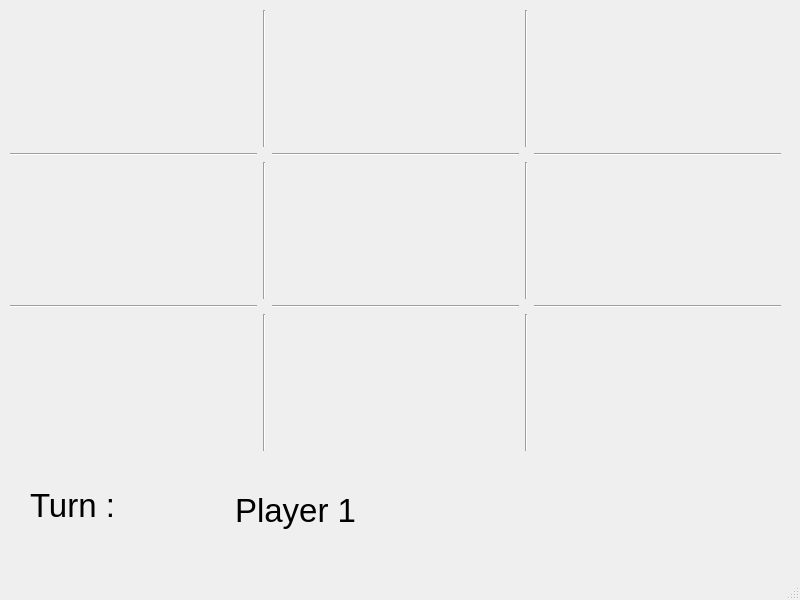
<?xml version="1.0" encoding="UTF-8"?>
<ui version="4.0">
 <class>TicTacToe</class>
 <widget class="QMainWindow" name="TicTacToe">
  <property name="geometry">
   <rect>
    <x>0</x>
    <y>0</y>
    <width>800</width>
    <height>600</height>
   </rect>
  </property>
  <property name="windowTitle">
   <string>TicTacToe</string>
  </property>
  <widget class="QWidget" name="centralwidget">
   <widget class="QWidget" name="gridLayoutWidget">
    <property name="geometry">
     <rect>
      <x>10</x>
      <y>10</y>
      <width>771</width>
      <height>441</height>
     </rect>
    </property>
    <layout class="QGridLayout" name="gridLayout">
     <item row="3" column="2">
      <widget class="Line" name="line_2">
       <property name="orientation">
        <enum>Qt::Horizontal</enum>
       </property>
      </widget>
     </item>
     <item row="1" column="4">
      <widget class="Line" name="line_6">
       <property name="orientation">
        <enum>Qt::Horizontal</enum>
       </property>
      </widget>
     </item>
     <item row="4" column="4">
      <widget class="QPushButton" name="pushButton_9">
       <property name="sizePolicy">
        <sizepolicy hsizetype="Expanding" vsizetype="Expanding">
         <horstretch>0</horstretch>
         <verstretch>0</verstretch>
        </sizepolicy>
       </property>
       <property name="font">
        <font>
         <pointsize>60</pointsize>
        </font>
       </property>
       <property name="text">
        <string/>
       </property>
       <property name="flat">
        <bool>true</bool>
       </property>
      </widget>
     </item>
     <item row="4" column="2">
      <widget class="QPushButton" name="pushButton_3">
       <property name="sizePolicy">
        <sizepolicy hsizetype="Expanding" vsizetype="Expanding">
         <horstretch>0</horstretch>
         <verstretch>0</verstretch>
        </sizepolicy>
       </property>
       <property name="font">
        <font>
         <pointsize>60</pointsize>
        </font>
       </property>
       <property name="text">
        <string/>
       </property>
       <property name="flat">
        <bool>true</bool>
       </property>
      </widget>
     </item>
     <item row="3" column="0">
      <widget class="Line" name="line">
       <property name="orientation">
        <enum>Qt::Horizontal</enum>
       </property>
      </widget>
     </item>
     <item row="0" column="1">
      <widget class="Line" name="line_9">
       <property name="orientation">
        <enum>Qt::Vertical</enum>
       </property>
      </widget>
     </item>
     <item row="4" column="0">
      <widget class="QPushButton" name="pushButton_6">
       <property name="sizePolicy">
        <sizepolicy hsizetype="Expanding" vsizetype="Expanding">
         <horstretch>0</horstretch>
         <verstretch>0</verstretch>
        </sizepolicy>
       </property>
       <property name="font">
        <font>
         <pointsize>60</pointsize>
        </font>
       </property>
       <property name="text">
        <string/>
       </property>
       <property name="flat">
        <bool>true</bool>
       </property>
      </widget>
     </item>
     <item row="1" column="0">
      <widget class="Line" name="line_4">
       <property name="orientation">
        <enum>Qt::Horizontal</enum>
       </property>
      </widget>
     </item>
     <item row="2" column="1">
      <widget class="Line" name="line_8">
       <property name="orientation">
        <enum>Qt::Vertical</enum>
       </property>
      </widget>
     </item>
     <item row="0" column="3">
      <widget class="Line" name="line_12">
       <property name="orientation">
        <enum>Qt::Vertical</enum>
       </property>
      </widget>
     </item>
     <item row="3" column="4">
      <widget class="Line" name="line_3">
       <property name="orientation">
        <enum>Qt::Horizontal</enum>
       </property>
      </widget>
     </item>
     <item row="4" column="1">
      <widget class="Line" name="line_7">
       <property name="orientation">
        <enum>Qt::Vertical</enum>
       </property>
      </widget>
     </item>
     <item row="4" column="3">
      <widget class="Line" name="line_11">
       <property name="orientation">
        <enum>Qt::Vertical</enum>
       </property>
      </widget>
     </item>
     <item row="1" column="2">
      <widget class="Line" name="line_5">
       <property name="orientation">
        <enum>Qt::Horizontal</enum>
       </property>
      </widget>
     </item>
     <item row="2" column="4">
      <widget class="QPushButton" name="pushButton_7">
       <property name="sizePolicy">
        <sizepolicy hsizetype="Expanding" vsizetype="Expanding">
         <horstretch>0</horstretch>
         <verstretch>0</verstretch>
        </sizepolicy>
       </property>
       <property name="font">
        <font>
         <pointsize>60</pointsize>
        </font>
       </property>
       <property name="text">
        <string/>
       </property>
       <property name="flat">
        <bool>true</bool>
       </property>
      </widget>
     </item>
     <item row="0" column="0">
      <widget class="QPushButton" name="pushButton_4">
       <property name="sizePolicy">
        <sizepolicy hsizetype="Expanding" vsizetype="Expanding">
         <horstretch>0</horstretch>
         <verstretch>0</verstretch>
        </sizepolicy>
       </property>
       <property name="font">
        <font>
         <pointsize>60</pointsize>
        </font>
       </property>
       <property name="text">
        <string/>
       </property>
       <property name="flat">
        <bool>true</bool>
       </property>
      </widget>
     </item>
     <item row="0" column="2">
      <widget class="QPushButton" name="pushButton">
       <property name="sizePolicy">
        <sizepolicy hsizetype="Expanding" vsizetype="Expanding">
         <horstretch>0</horstretch>
         <verstretch>0</verstretch>
        </sizepolicy>
       </property>
       <property name="font">
        <font>
         <pointsize>60</pointsize>
        </font>
       </property>
       <property name="text">
        <string/>
       </property>
       <property name="flat">
        <bool>true</bool>
       </property>
      </widget>
     </item>
     <item row="0" column="4">
      <widget class="QPushButton" name="pushButton_8">
       <property name="sizePolicy">
        <sizepolicy hsizetype="Expanding" vsizetype="Expanding">
         <horstretch>0</horstretch>
         <verstretch>0</verstretch>
        </sizepolicy>
       </property>
       <property name="font">
        <font>
         <pointsize>60</pointsize>
        </font>
       </property>
       <property name="text">
        <string/>
       </property>
       <property name="flat">
        <bool>true</bool>
       </property>
      </widget>
     </item>
     <item row="2" column="3">
      <widget class="Line" name="line_10">
       <property name="orientation">
        <enum>Qt::Vertical</enum>
       </property>
      </widget>
     </item>
     <item row="2" column="0">
      <widget class="QPushButton" name="pushButton_5">
       <property name="sizePolicy">
        <sizepolicy hsizetype="Expanding" vsizetype="Expanding">
         <horstretch>0</horstretch>
         <verstretch>0</verstretch>
        </sizepolicy>
       </property>
       <property name="font">
        <font>
         <pointsize>60</pointsize>
        </font>
       </property>
       <property name="text">
        <string/>
       </property>
       <property name="flat">
        <bool>true</bool>
       </property>
      </widget>
     </item>
     <item row="2" column="2">
      <widget class="QPushButton" name="pushButton_2">
       <property name="sizePolicy">
        <sizepolicy hsizetype="Expanding" vsizetype="Expanding">
         <horstretch>0</horstretch>
         <verstretch>0</verstretch>
        </sizepolicy>
       </property>
       <property name="font">
        <font>
         <pointsize>60</pointsize>
        </font>
       </property>
       <property name="text">
        <string/>
       </property>
       <property name="flat">
        <bool>true</bool>
       </property>
      </widget>
     </item>
    </layout>
   </widget>
   <widget class="QLabel" name="label">
    <property name="geometry">
     <rect>
      <x>30</x>
      <y>480</y>
      <width>171</width>
      <height>51</height>
     </rect>
    </property>
    <property name="font">
     <font>
      <pointsize>25</pointsize>
     </font>
    </property>
    <property name="text">
     <string>Turn : </string>
    </property>
   </widget>
   <widget class="QLabel" name="label_2">
    <property name="geometry">
     <rect>
      <x>235</x>
      <y>485</y>
      <width>341</width>
      <height>51</height>
     </rect>
    </property>
    <property name="font">
     <font>
      <pointsize>25</pointsize>
     </font>
    </property>
    <property name="text">
     <string>Player 1</string>
    </property>
   </widget>
  </widget>
  <widget class="QMenuBar" name="menubar">
   <property name="geometry">
    <rect>
     <x>0</x>
     <y>0</y>
     <width>800</width>
     <height>26</height>
    </rect>
   </property>
  </widget>
  <widget class="QStatusBar" name="statusbar"/>
 </widget>
 <resources/>
 <connections/>
</ui>
